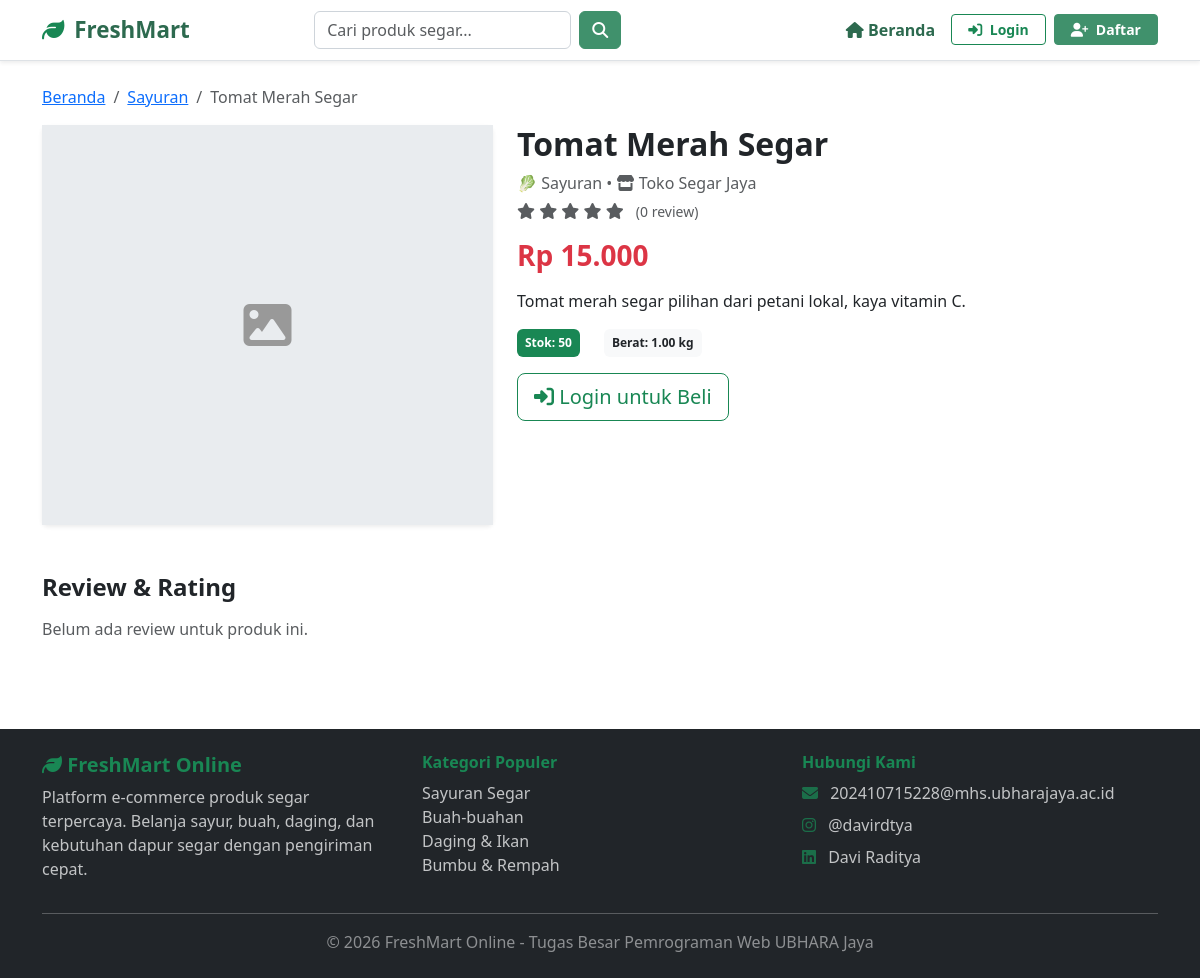
The app's page /src/views/public/product.php?id=1 with its own data.
### tables this page shows
CREATE TABLE products (
    id INT AUTO_INCREMENT PRIMARY KEY,
    seller_id INT NOT NULL,
    category_id INT NOT NULL,
    name VARCHAR(150) NOT NULL,
    description TEXT,
    price DECIMAL(10,2) NOT NULL,
    stock INT NOT NULL DEFAULT 0,
    weight_kg DECIMAL(5,2) DEFAULT 0.00,
    image VARCHAR(255) DEFAULT NULL,
    is_active TINYINT(1) DEFAULT 1,
    created_at TIMESTAMP DEFAULT CURRENT_TIMESTAMP,
    updated_at TIMESTAMP DEFAULT CURRENT_TIMESTAMP ON UPDATE CURRENT_TIMESTAMP,
    FOREIGN KEY (seller_id) REFERENCES users(id) ON DELETE CASCADE,
    FOREIGN KEY (category_id) REFERENCES categories(id) ON DELETE CASCADE
);

CREATE TABLE categories (
    id INT AUTO_INCREMENT PRIMARY KEY,
    name VARCHAR(100) NOT NULL,
    description TEXT,
    icon VARCHAR(50),
    created_at TIMESTAMP DEFAULT CURRENT_TIMESTAMP
);

CREATE TABLE users (
    id INT AUTO_INCREMENT PRIMARY KEY,
    name VARCHAR(100) NOT NULL,
    email VARCHAR(100) NOT NULL UNIQUE,
    password VARCHAR(255) NOT NULL,
    role ENUM('admin', 'seller', 'buyer') NOT NULL DEFAULT 'buyer',
    phone VARCHAR(20),
    address TEXT,
    is_verified TINYINT(1) DEFAULT 0,
    created_at TIMESTAMP DEFAULT CURRENT_TIMESTAMP,
    updated_at TIMESTAMP DEFAULT CURRENT_TIMESTAMP ON UPDATE CURRENT_TIMESTAMP
);

### src/config/database.php (called while the page is built, shortened)
<?php
function isLoggedIn() {
    return isset($_SESSION['user_id']);
}
function e($string) {
    return htmlspecialchars($string, ENT_QUOTES, 'UTF-8');
}
function formatRupiah($amount) {
    return 'Rp ' . number_format($amount, 0, ',', '.');
}

### src/views/public/product.php (the view, shortened to what this page needs)
<?php
require_once __DIR__ . '/../../config/database.php';
require_once __DIR__ . '/../partials/header.php';
$db = getDBConnection();
$productId = intval($_GET['id'] ?? 0);
$stmt = $db->prepare("SELECT p.*, c.name AS category_name, c.icon, u.name AS seller_name
                      FROM products p
                      JOIN categories c ON p.category_id = c.id
                      JOIN users u ON p.seller_id = u.id
                      WHERE p.id = ?");
$stmt->execute([$productId]);
$product = $stmt->fetch();
$ratingStmt = $db->prepare("SELECT AVG(rating) as avg_rating, COUNT(*) as total FROM reviews WHERE product_id = ?");
$ratingStmt->execute([$productId]);
$rating = $ratingStmt->fetch();
$reviewStmt = $db->prepare("SELECT r.*, u.name AS reviewer_name
                            FROM reviews r JOIN users u ON r.user_id = u.id
                            WHERE r.product_id = ? ORDER BY r.created_at DESC");
$reviewStmt->execute([$productId]);
$reviews = $reviewStmt->fetchAll();
?>
<div class="container py-4">
    <nav aria-label="breadcrumb">
        <ol class="breadcrumb">
            <li class="breadcrumb-item"><a href="index.php">Beranda</a></li>
            <li class="breadcrumb-item"><a href="search.php?category=<?php echo $product['category_id']; ?>"><?php echo e($product['category_name']); ?></a></li>
            <li class="breadcrumb-item active"><?php echo e($product['name']); ?></li>
        </ol>
    </nav>
    <div class="row g-4">
        <div class="col-md-5">
            <div class="card border-0 shadow-sm">
                <?php if ($product['image']): ?>
                    <img src="<?php echo $baseUrl; ?>/src/uploads/products/<?php echo e($product['image']); ?>" class="card-img-top" alt="<?php echo e($product['name']); ?>" style="max-height:400px; object-fit:cover;">
                <?php else: ?>
                    <div class="no-image" style="height:400px;"><i class="fas fa-image"></i></div>
                <?php endif; ?>
            </div>
        </div>
        <div class="col-md-7">
            <h2 class="fw-bold"><?php echo e($product['name']); ?></h2>
            <p class="text-muted mb-1">
                <?php echo e($product['icon']); ?> <?php echo e($product['category_name']); ?> &bull;
                <i class="fas fa-store"></i> <?php echo e($product['seller_name']); ?>
            </p>
            <div class="mb-3">
                <span class="stars me-2">
                    <?php for ($i = 1; $i <= 5; $i++): ?>
                        <i class="fas fa-star <?php echo $i <= round($rating['avg_rating']) ? '' : 'text-muted'; ?>"></i>
                    <?php endfor; ?>
                </span>
                <small class="text-muted">(<?php echo $rating['total']; ?> review)</small>
            </div>
            <h3 class="text-danger fw-bold mb-3"><?php echo formatRupiah($product['price']); ?></h3>
            <p><?php echo nl2br(e($product['description'])); ?></p>
            <div class="row mb-3">
                <div class="col-auto">
                    <span class="badge bg-success p-2">Stok: <?php echo $product['stock']; ?></span>
                </div>
                <div class="col-auto">
                    <span class="badge bg-light text-dark p-2">Berat: <?php echo $product['weight_kg']; ?> kg</span>
                </div>
            </div>
            <?php if ($product['stock'] > 0): ?>
                <?php if (isLoggedIn() && $_SESSION['user_role'] === 'buyer'): ?>
                <div class="d-flex gap-2 mb-3">
                    <button onclick="addToCart(<?php echo $product['id']; ?>)" class="btn btn-green btn-lg">
                        <i class="fas fa-cart-plus"></i> Tambah ke Keranjang
                    </button>
                </div>
                <?php else: ?>
                    <a href="login.php" class="btn btn-outline-success btn-lg"><i class="fas fa-sign-in-alt"></i> Login untuk Beli</a>
                <?php endif; ?>
            <?php else: ?>
                <button class="btn btn-secondary btn-lg" disabled>Stok Habis</button>
            <?php endif; ?>
        </div>
    </div>
    <div class="row mt-5">
        <div class="col-12">
            <h4 class="fw-bold mb-3">Review & Rating</h4>
            <?php if (empty($reviews)): ?>
                <p class="text-muted">Belum ada review untuk produk ini.</p>
            <?php else: foreach ($reviews as $rev): ?>
            <div class="card mb-2">
                <div class="card-body">
                    <div class="d-flex justify-content-between">
                        <strong><?php echo e($rev['reviewer_name']); ?></strong>
                        <small class="text-muted"><?php echo date('d M Y', strtotime($rev['created_at'])); ?></small>
                    </div>
                    <div class="stars mb-1">
                        <?php for ($i = 1; $i <= 5; $i++): ?>
                            <i class="fas fa-star <?php echo $i <= $rev['rating'] ? '' : 'text-muted'; ?>" style="font-size:0.8rem;"></i>
                        <?php endfor; ?>
                    </div>
                    <p class="mb-0"><?php echo e($rev['comment']); ?></p>
                </div>
            </div>
            <?php endforeach; endif; ?>
        </div>
    </div>
</div>
<?php require_once __DIR__ . '/../partials/footer.php'; ?>

### src/assets/css/style.css (style rules this page uses)
.stars i { color: #ffc107; }
.no-image { width: 100%; height: 200px; background-color: #e9ecef; display: flex; align-items: center; justify-content: center; color: #999; font-size: 3rem; }

### records on screen
products: category.name "Sayuran", name "Tomat Merah Segar", category.icon "🥬", seller.name "Toko Segar Jaya", price "Rp 15.000", description "Tomat merah segar pilihan dari petani lokal, kaya vitamin C.", stock "50", weight_kg "1.00"

### other values on screen
$rating['total'] "0"
